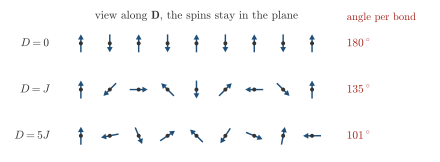

This chart was generated by the following Python code:
"""Session 6, classical spins on a chain, the angle between neighbours with a Dzyaloshinskii-Moriya term."""
import os, sys
sys.path.insert(0, os.path.join(os.path.dirname(os.path.abspath(__file__)), '..'))
import numpy as np
import matplotlib.pyplot as plt
from matplotlib.patches import FancyArrow
import style

# bond energy for spins in the plane, with D along z: E(theta) = J cos(theta) + D sin(theta), theta = angle from site to site
# minimum at cos(theta) = -J/sqrt(J^2+D^2)
def angle(J, D):
    th = np.linspace(0, 2 * np.pi, 200001)
    th0 = th[np.argmin(J * np.cos(th) + D * np.sin(th))]
    assert abs(abs(np.cos(th0)) - J / np.hypot(J, D)) < 1e-3
    return np.arccos(-J / np.hypot(J, D))      # the magnitude of the rotation from site to site

cases = [(1.0, 0.0), (1.0, 1.0), (1.0, 5.0)]
fig, ax = plt.subplots(figsize=(style.WIDTH_CM * style.CM, 5.6 * style.CM))
ax.axis('off'); ax.set_aspect('equal')
N = 9
for row, (J, D) in enumerate(cases):
    y = -row * 1.6
    th = angle(J, D)
    for i in range(N):
        a = np.pi / 2 + i * th
        ax.add_patch(FancyArrow(i * 1.0 - 0.31 * np.cos(a), y - 0.31 * np.sin(a), 0.62 * np.cos(a), 0.62 * np.sin(a), width=0.05, head_width=0.2, head_length=0.18,
                                length_includes_head=True, fc=style.ACCENT, ec='none'))
        ax.plot([i], [y], 'o', color=style.INK, ms=2.0, zorder=5)
    
    lab = r'$D=0$' if D == 0 else (r'$D=J$' if D == J else r'$D=5J$')
    style.label(ax, -1.1, y, lab, fontsize=8.5, ha='right')
    style.label(ax, N + 0.2, y, r'$%.0f^\circ$' % np.degrees(th), fontsize=8.5, color=style.BROKEN, ha='left')
style.label(ax, N + 0.2, 0.9, 'angle per bond', fontsize=8, color=style.BROKEN, ha='left')
style.label(ax, 4, 0.95, r'view along $\mathbf{D}$, the spins stay in the plane', fontsize=8.5)
ax.set_xlim(-2.6, N + 3.2); ax.set_ylim(-3.9, 1.3)
style.save(fig, __file__)
print([round(np.degrees(angle(*c)), 1) for c in cases])
